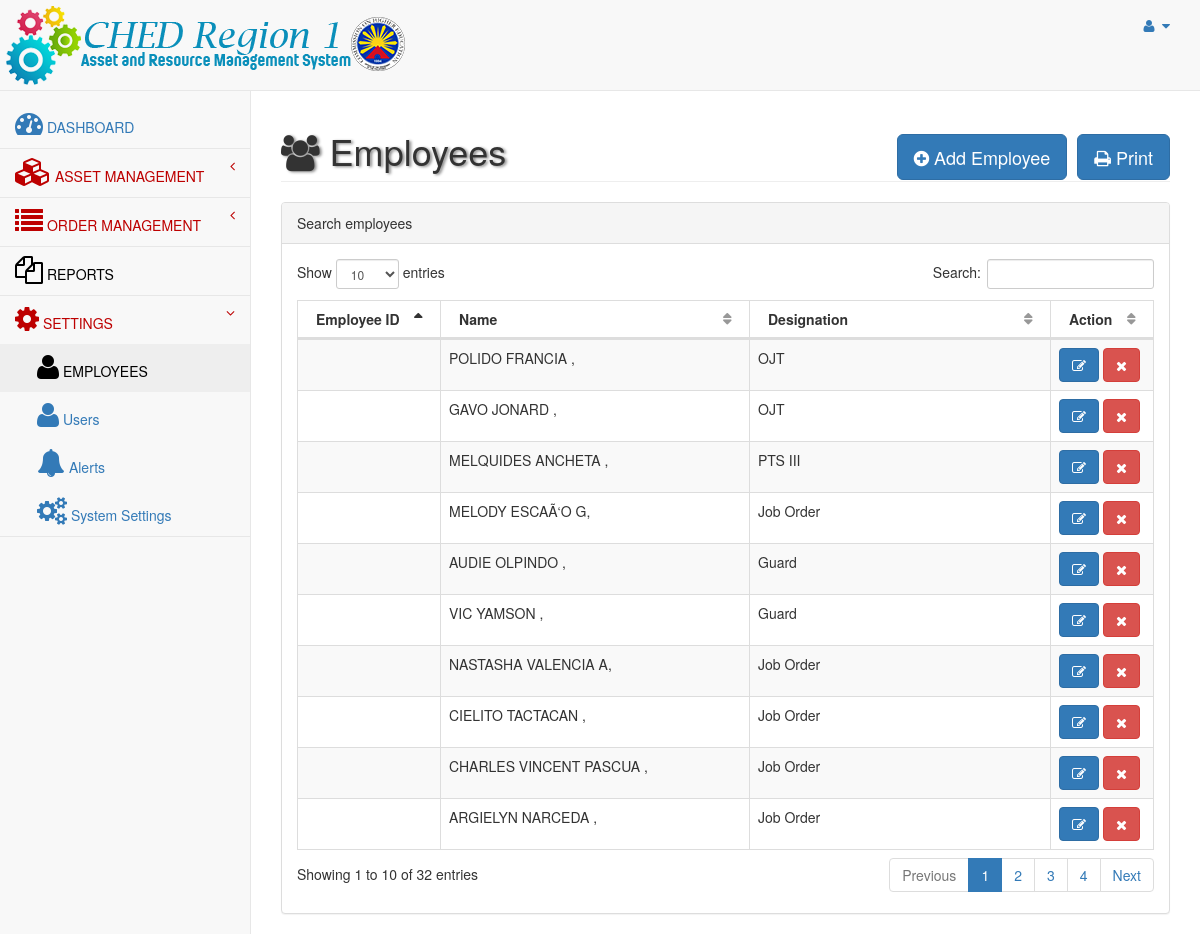
Before: /admin/employees.php with the older database file.
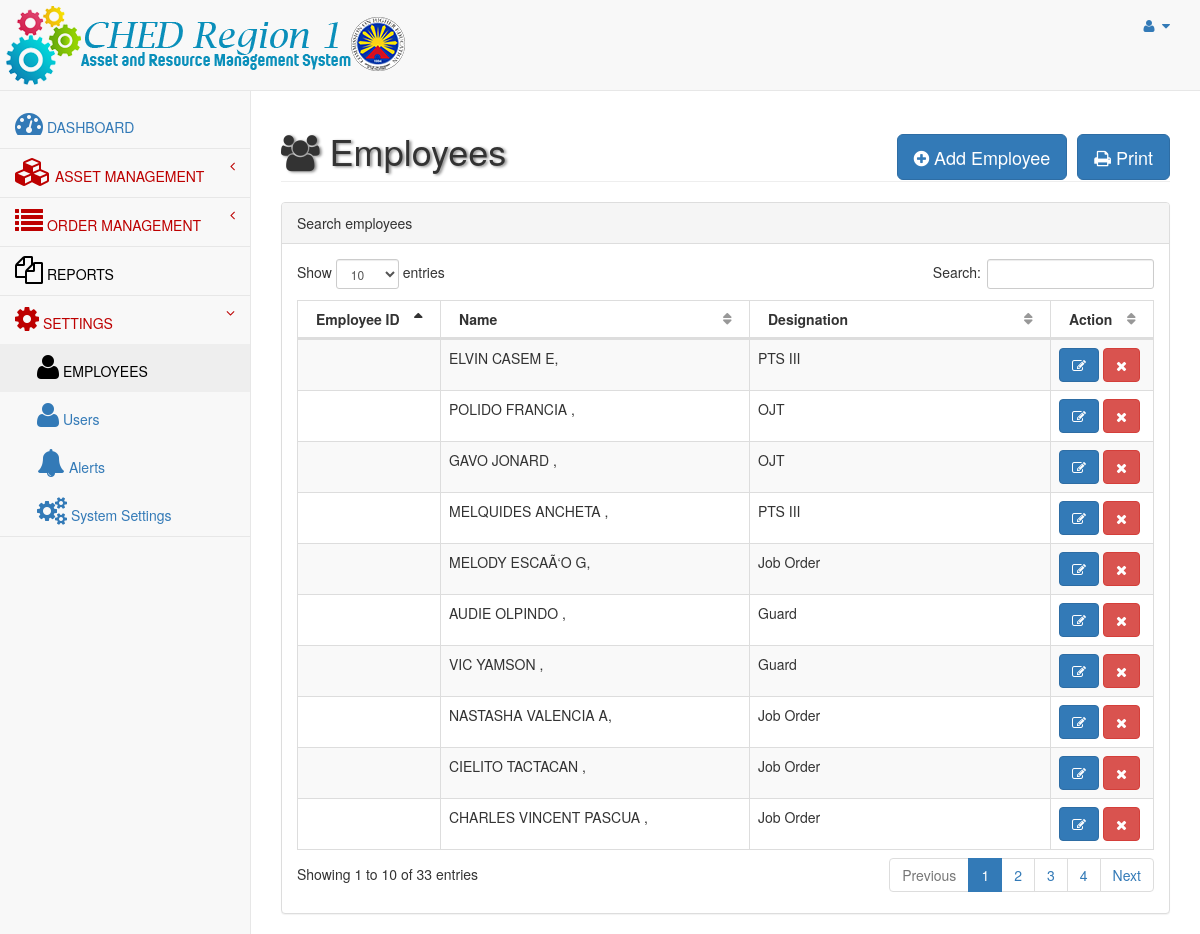
After: the same page with the newer database file.
### tables this page shows
CREATE TABLE `employee` (
  `eid` int(11) NOT NULL AUTO_INCREMENT,
  `empNo` varchar(10) NOT NULL DEFAULT 'NONE',
  `lname` varchar(80) NOT NULL,
  `fname` varchar(80) NOT NULL,
  `mname` varchar(80) NOT NULL,
  `ename` varbinary(100) DEFAULT NULL,
  `designation` varchar(100) NOT NULL,
  PRIMARY KEY (`eid`)
);

### admin/include/functions.php (called while the page is built, shortened)
<?php
function selectListSQL($q){
	$conn = dbConnect();
	$stmt = $conn->prepare($q);
	$stmt->execute();
	$rows = $stmt->fetchAll();
	return $rows;
}
?>

### admin/employees.php (the view, shortened to what this page needs)
<?php
include('header.php');
?>
<div id="page-wrapper">
            <div class="row">
                <div class="col-lg-12">
                    <h1 class="page-header"><i class="fa fa-users fa-1x"></i> Employees
						<div class="pull-right">
							<button id="addemployeebutton" class="btn btn-primary btn-lg" data-toggle="modal" data-target="#addEmployee">
                                <i class="fa fa-plus-circle"></i> Add Employee
                            </button>
                             <button class="btn btn-primary btn-lg" data-toggle="modal" data-target="#">
                                <i class="fa fa-print"></i> Print
                            </button>
                         </div>
					</h1>
                </div>
            </div>
            <div class="row">
				<div class="col-lg-12">
								<div class="panel panel-default">
											<div class="panel-heading">
											   Search employees
											</div>
								<div class="panel-body">
												<div class="dataTable_wrapper">
													<table class="table table-striped table-bordered table-hover" id="dataTables-example">
														<thead>
															<tr>
																<th>Employee ID</th>
																<th>Name</th>
																<th>Designation</th>
																<th>Action</th>
															</tr>
														</thead>
														<tbody>
			<?php
						include_once("include/functions.php");
						$emplist = selectListSQL("SELECT * FROM employee ORDER BY eid DESC");
						foreach ($emplist as $rows => $link) {
							$eid = $link['eid'];
							$empno = $link['empNo'];
							$lname = $link['lname'];
							$fname = $link['fname'];
							$mname = $link['mname'];
							$ename = $link['ename'];
							$designation = $link['designation'];
							echo "<tr class='odd gradeX'>";
							echo "<td>$empno</td>";
							echo "<td>$fname $lname $mname, $ename</td>";
							echo "<td>$designation</td>";
							echo "<td class='center'>
								<button class='btn btn-primary' onClick='editemployee($eid)'  data-toggle='modal' data-target='#addEmployee'><i class='fa fa-edit'></i></button>
								<button class='btn btn-danger notification' id='notification' onClick='deleteemployee($eid)'><i class='fa fa-times'></i></button>
							</td>";
							echo "</tr>";
						}
						?>
														</tbody>
													</table>
												</div>
											</div>
											</div>
											</div>
											</div>
        </div>
    </div>
<?php
include('footer.php');
?>

Changed rows visible on the page:
no longer on this page (row unchanged): employee: fname "ARGIELYN", lname "NARCEDA", designation "Job Order"
added employee: fname "ELVIN", lname "CASEM", mname "E", designation "PTS III"
Other visible differences:
text written by a page script: "Show entries Search: Showing 1 to 10 of 32 entries Previous 1 2 3 4 Next" → "Show entries Search: Showing 1 to 10 of 33 entries Previous 1 2 3 4 Next"
